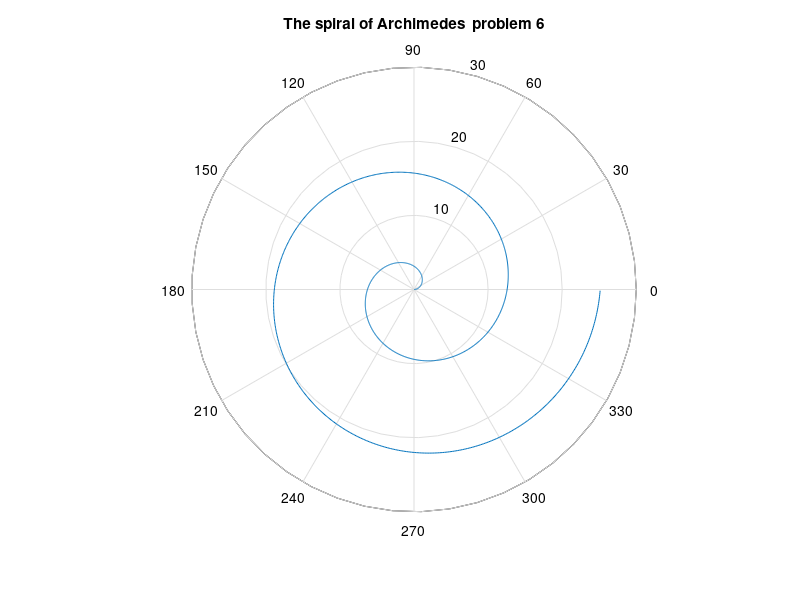

This figure's MATLAB source:
%%preb worksheet%%
clc;clear;close all

%%relations and variabels%%
a = 2;
theta = 0:0.01:4*pi ;
r = a .* theta;

%%plotting%%
polar(theta,r)

% Add labels, legend, and title
title('The spiral of Archimedes _ problem 6')
